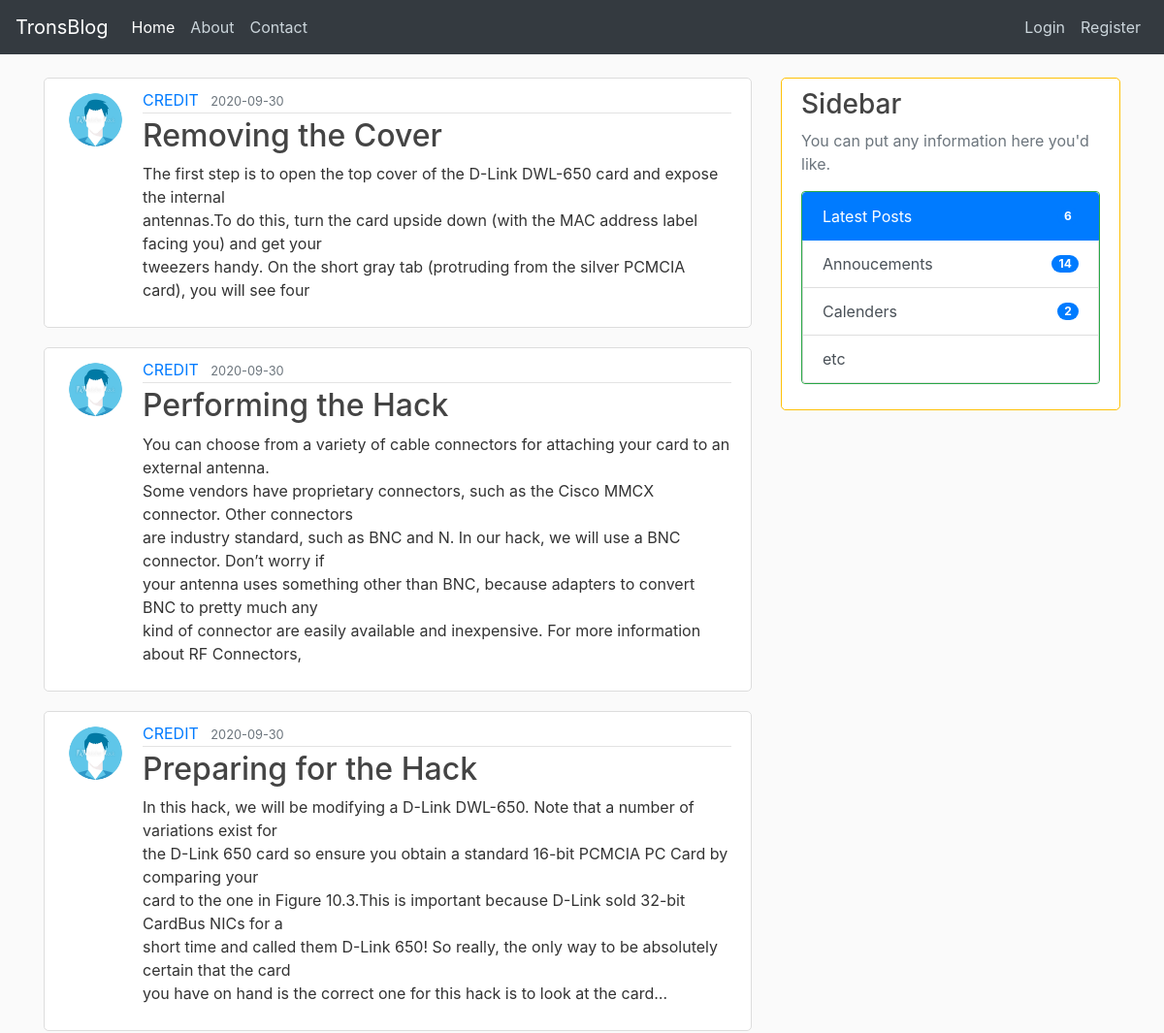
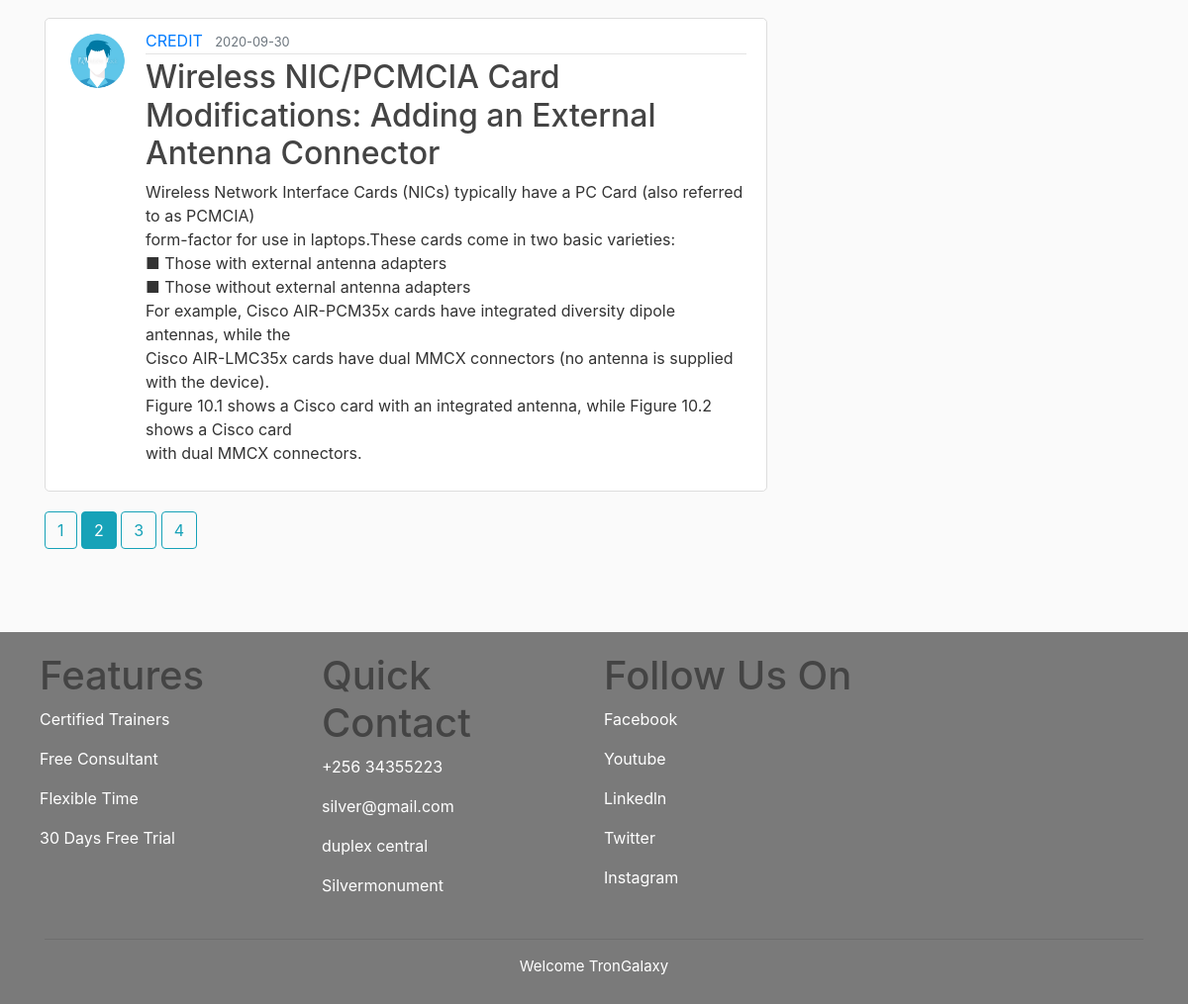
The page /home?page=2 on the database its author committed (2 pictures, top to bottom).
### flaskblog/models.py (models this page shows, shortened)
class Post(db.Model):
     id = db.Column(db.Integer, primary_key=True)
     title = db.Column(db.String(100), nullable=False)
     date_posted = db.Column(db.DateTime, nullable=False, default=datetime.utcnow)
     content = db.Column(db.Text, nullable=False)
     user_id = db.Column(db.Integer, db.ForeignKey('user.id'), nullable=False)

class User(db.Model, UserMixin):
    id = db.Column(db.Integer, primary_key=True)
    username = db.Column(db.String(20), unique=True, nullable=False)
    email = db.Column(db.String(120), unique=True, nullable=False)
    image_file = db.Column(db.String(20), nullable=False, default='default.jpg')
    password = db.Column(db.String(60), nullable=False)
    posts = db.relationship('Post', backref='author', lazy=True)

### flaskblog/routes.py (the view)
@app.route('/')
@app.route('/home')
def home():
    page = request.args.get('page', 1, type=int)
    posts = Post.query.order_by(Post.date_posted.desc()).paginate(page=page, per_page=4)
    return render_template('home.html', posts=posts)

### flaskblog/templates/home.html
{% extends "layout.html" %}
{% block content %}
{% for post in posts.items %}
<article class="media content-section">
    <img class="rounded-circle article-img" src="{{ url_for('static', filename='profile_pics/' + post.author.image_file) }}" alt="">
    <div class="media-body">
    <div class="article-metadata">
        <a href="{{ url_for('user_posts', username=post.author.username) }}" class="mr-2">{{ post.author.username }}</a>
        <small class="text-muted">{{ post.date_posted.strftime('%Y-%m-%d') }}</small>
    </div>
    <h2> <a href="{{ url_for('post', post_id=post.id) }}" class="article-title">{{ post.title }}</a> </h2>
    <p class="article-content">{{ post.content }}</p>
</div>
</article>
{% endfor %}
{% for page_num in posts.iter_pages(left_edge=1, right_edge=1, left_current=1, right_current=2) %}
    {% if page_num %}
        {% if posts.page == page_num %}
            <a  class="btn btn-info mb-4" href="{{ url_for('home', page=page_num) }}">{{ page_num }}</a>
        {% else %}
            <a  class="btn btn-outline-info mb-4" href="{{ url_for('home', page=page_num) }}">{{ page_num }}</a>
        {% endif %}
    {% else %}
        ...
    {% endif %}
{% endfor %}
{% endblock %}

### flaskblog/static/main.css (style rules this page uses)
body { background: #fafafa; color: #333333; margin-top: 5rem; }
h1, h2, h3, h4, h5, h6 { color: #444444; }
.content-section { background: #ffffff; padding: 10px 20px; border: 1px solid #dddddd; border-radius: 5px; margin-bottom: 20px; }
.article-title { color: #444444; }
.article-content { white-space: pre-line; }
.article-img { height: 65px; width: 65px; margin-right: 16px; }
.article-metadata { padding-bottom: 1px; margin-bottom: 4px; border-bottom: 1px solid #e3e3e3; }

### rows shown on the page
Post: image_file (placeholder picture), author.username "CREDIT", date_posted "2020-09-30", title "Removing the Cover", content "The first step is to open the top cover of the D-Link DWL-650 card and expose the internal antennas.To do this, turn the card upside down (with the MAC address label facing you) and get your tweezers handy. On the short gray tab (protruding from the silver PCMCIA card), you will see four"
Post: image_file (placeholder picture), author.username "CREDIT", date_posted "2020-09-30", title "Performing the Hack", content "You can choose from a variety of cable connectors for attaching your card to an external antenna. Some vendors have proprietary connectors, such as the Cisco MMCX connector. Other connectors are industry standard, such as BNC and N. In our hack, we will use a BNC connector. Don’t worry if your antenna uses something other than BNC, because adapters to convert BNC to pretty much any kind of connector are easily available and inexpensive. For more information about RF Connectors,"
Post: image_file (placeholder picture), author.username "CREDIT", date_posted "2020-09-30", title "Preparing for the Hack", content "In this hack, we will be modifying a D-Link DWL-650. Note that a number of variations exist for the D-Link 650 card so ensure you obtain a standard 16-bit PCMCIA PC Card by comparing your card to the one in Figure 10.3.This is important because D-Link sold 32-bit CardBus NICs for a short time and called them D-Link 650! So really, the only way to be absolutely certain that the card you have on hand is the correct one for this hack is to look at the card…"
Post: image_file (placeholder picture), author.username "CREDIT", date_posted "2020-09-30", title "Wireless NIC/PCMCIA Card Modifications: Adding an External Antenna Connector", content "Wireless Network Interface Cards (NICs) typically have a PC Card (also referred to as PCMCIA) form-factor for use in laptops.These cards come in two basic varieties: ■ Those with external antenna adapters ■ Those without external antenna adapters For example, Cisco AIR-PCM35x cards have integrated diversity dipole antennas, while the Cisco AIR-LMC35x cards have dual MMCX connectors (no antenna is supplied with the device). Figure 10.1 shows a Cisco card with an integrated antenna, while Figure 10.2 shows a Cisco card with dual MMCX connectors."

### other values the page prints
{{ page_num }} "1" "3" "4"
{{ page_num }} "2"
